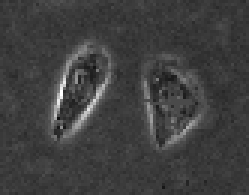
%> input picture Level set/twocells.bmp, 83 x 65 px (shown 3 times larger)
$ octave Test_demo.m   (GNU Octave 9; MATLAB toolbox functions it lacks are replaced by stand-ins)
%> lines starting %> are read from the running program, lines starting %| are printed output that depends on the picture
### Level set/plotLevelSet.m
function [c,h]=plotLevelSet(u,zLevel, style)
%   plotLevelSet(u,zLevel, style) plot the level contour of function u at
%   the zLevel.
%   created on 04/26/2004
%   author: Chunming Li
%   email: li_chunming@hotmail.com
%   Copyright (c) 2004-2006 by Chunming Li
% hold on;
[c,h] = contour(u,[zLevel zLevel],style);
% hold off;

### Level set/BoundMirrorExpand.m
function B = BoundMirrorExpand(A)

[m,n] = size(A);
yi = 2:m+1;
xi = 2:n+1;
B = zeros(m+2,n+2);
B(yi,xi) = A;
B([1 m+2],[1 n+2]) = B([3 m],[3 n]);  % mirror corners
B([1 m+2],xi) = B([3 m],xi);          % mirror left and right boundary
B(yi,[1 n+2]) = B(yi,[3 n]);          % mirror top and bottom boundary

### Level set/evolution_cv.m
function phi = EVOLUTION_CV(I, phi0, g, mu, nu, lambda, delta_t, epsilon, numIter);
%   evolution_withoutedge(I, phi0, mu, nu, lambda_1, lambda_2, delta_t, delta_h, epsilon, numIter);
%   input:
%       I: input image
%       phi0: level set function to be updated
%       mu: weight for length term
%       nu: weight for area term, default value 0
%       lambda_1:  weight for c1 fitting term
%       lambda_2:  weight for c2 fitting term
%       delta_t: time step
%       epsilon: parameter for computing smooth Heaviside and dirac function
%       numIter: number of iterations
%   output:
%       phi: updated level set function
%
%   created on 04/26/2004
%   author: Chunming Li
%   email: li_chunming@hotmail.com
%   Copyright (c) 2004-2006 by Chunming Li


I = BoundMirrorExpand(I); % ????????????
phi = BoundMirrorExpand(phi0);
g = BoundMirrorExpand(g);
for k = 1 : numIter
    phi = BoundMirrorEnsure(phi);
    phi = NeumannBoundCond(phi);
    delta_h = Delta(phi,epsilon);
    Curv = curvature(g,phi);
    Curv1 = curvature1(phi);


    % updating the phi function
    phi=phi+delta_t*(mu*(4*del2(phi)-Curv1)+lambda*delta_h.*Curv+delta_h.*g.*nu);
end
phi = BoundMirrorShrink(phi); % ??????????????


% [7 lines left out: function NeumannBoundCond, not called in this run]

### Level set/BoundMirrorShrink.m
function B = BoundMirrorShrink(A)
[m,n] = size(A);
yi = 2:m-1;
xi = 2:n-1;
B = A(yi,xi);

### Level set/sdf2circle.m
function f = sdf2circle(nrow,ncol, ic,jc,r)
%   sdf2circle(nrow,ncol, ic,jc,r) computes the signed distance to a circle
%   input:
%       nrow: number of rows
%       ncol: number of columns
%       (ic,jc): center of the circle
%       r: radius of the circle
%   output:
%       f: signed distance to the circle
%
%   created on 04/26/2004
%   author: Chunming Li
%   email: li_chunming@hotmail.com
%   Copyright (c) 2004-2006 by Chunming Li


[X,Y] = meshgrid(1:ncol, 1:nrow);

f = sqrt((X-jc).^2+(Y-ic).^2)-r;

%f=sdf2circle(100,50,51,25,10);figure;imagesc(f)

### Level set/Test_demo.m
%   Matlad code implementing Chan-Vese model in the paper 'Active Contours Without Edges'
%   This method works well for bimodal images, for example the image 'three.bmp'


clear;
close all;
clc;

%Img=imread('three.bmp');     % example that CV model works well
%Img=imread('vessel.bmp');    % example that CV model does NOT work well
Img=imread('twoCells.bmp');  % example that CV model does NOT work well
%> Img is the input picture: size 65x83x3 uint8; min 15, max 255, mean 63.2
I=double(Img(:,:,1));
U=Img(:,:,1);

% get the size
[nrow,ncol] =size(U);
%> nrow = 65; ncol = 83

ic=nrow/2;
%> ic = 32.5
jc=ncol/2;
%> jc = 41.5
r=30;
phi_0 = sdf2circle(nrow,ncol,ic,jc,r);
figure; mesh(phi_0); title('Signed Distance Function')

delta_t = 5.0;
lambda =5.0;
mu = 0.04
nu = 1.5;
epsilon=1;

sigma=1.5;     % scale parameter in Gaussian kernel
G=fspecial('gaussian',15,sigma);
Img_smooth=conv2(I,G,'same');  % smooth image by Gaussiin convolution
[Ix,Iy]=gradient(Img_smooth);
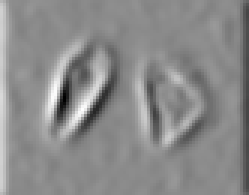
%> Ix: size 65x83 double (shown 3 times larger); min -25.79, max 21.5, mean 0; drawn with min black and max white
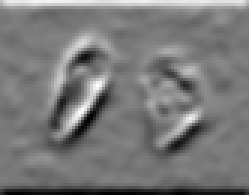
%> Iy: size 65x83 double (shown 3 times larger); min -13.51, max 14.89, mean -0.0179; drawn with min black and max white
f=Ix.^2+Iy.^2;
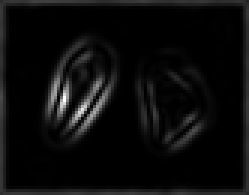
%> f: size 65x83 double (shown 3 times larger); min 0.000162, max 747.3, mean 36.6; drawn with min black and max white
g=1./(1+f);  % edge indicator function.

I=double(U);
% iteration should begin from here
phi=phi_0;
figure(2);
imagesc(uint8(I));colormap(gray)
hold on;
plotLevelSet(phi,0,'r');

numIter = 1;
for k=1:1000,
    phi = evolution_cv(I, phi, g, mu, nu, lambda, delta_t, epsilon, numIter);   % update level set function
    if mod(k,20)==0
        pause(.0005);
        imagesc(uint8(I));colormap(gray)
        figure(2); hold on;
        plotLevelSet(phi,0,'r');
    end
end;
%> this loop made 1000 passes
%> h in plotLevelSet on passes 20, 40, 60: -82.23, -86.96, -90.44
%> pass 1, in EVOLUTION_CV, `g = BoundMirrorExpand(g);`:
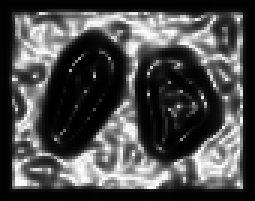
%> g: size 67x85 double (shown 3 times larger); min 0.00134, max 1, mean 0.3
%> pass 1, `phi = evolution_cv(I, phi, g, mu, nu, lambda, delta_t, epsilon, numIte..`:
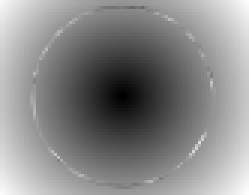
%> phi: size 65x83 double (shown 3 times larger); min -29.28, max 22.55, mean -1.5; drawn with min black and max white
%> after the loop:
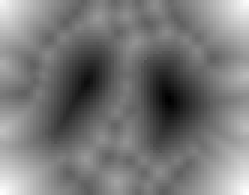
%> phi: size 65x83 double (shown 3 times larger); min -12.43, max 22.45, mean 4.1; drawn with min black and max white
%> after the loop:
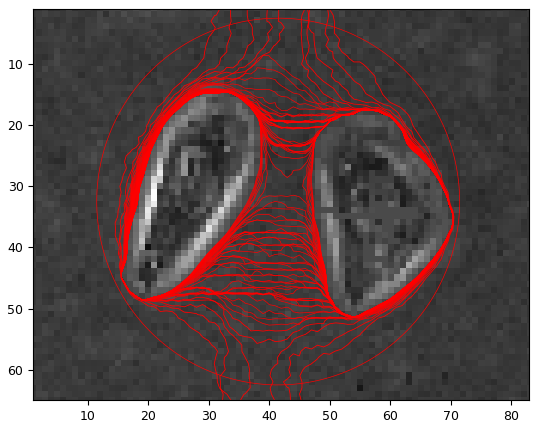
%> figure redrawn from the program's plot data
